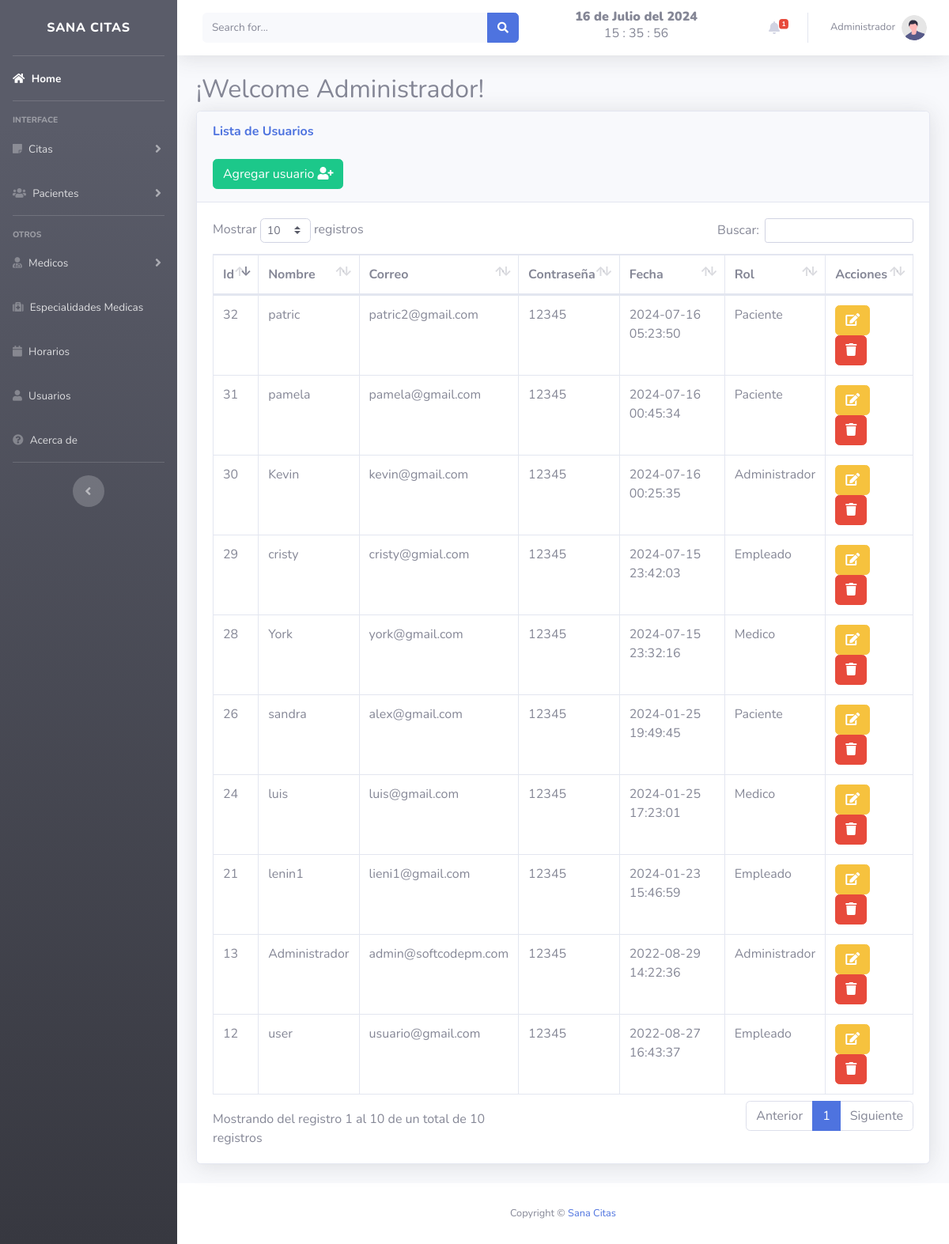
The page /views/usuarios.php (signed in) on the database its author committed.
### tables this page shows
CREATE TABLE `user` (
  `id` int(11) NOT NULL,
  `nombre` varchar(50) NOT NULL,
  `correo` varchar(50) NOT NULL,
  `contrasena` varchar(50) NOT NULL,
  `fecha` timestamp NOT NULL DEFAULT current_timestamp(),
  `rol` int(11) NOT NULL
);

CREATE TABLE `roles` (
  `id` int(11) NOT NULL,
  `rol` varchar(50) NOT NULL
);

### includes/fecha.php (called while the page is built, shortened)
<?php
	function fecha(){
		$mes = array("","Enero",
					  "Febrero",
					  "Marzo",
					  "Abril",
					  "Mayo",
					  "Junio",
					  "Julio",
					  "Agosto",
					  "Septiembre",
					  "Octubre",
					  "Noviembre",
					  "Diciembre");
		return date('d')." de ". $mes[date('n')] . " del " . date('Y');
	}
 ?>

### views/usuarios.php (the view, shortened to what this page needs)
<!DOCTYPE html>
<html lang="en">
<head>
</head>
<?php include "../includes/header.php"; ?>
<body id="page-top">
    <div class="container-fluid">
        <h2 class="subtitle">¡Welcome <?php echo $_SESSION['nombre']; ?>!</h2>
        <div class="card shadow mb-4">
            <div class="card-header py-3">
                <h6 class="m-0 font-weight-bold text-primary">Lista de Usuarios</h6>
                <br>
                <button type="button" class="btn btn-success" data-toggle="modal" data-target="#user">
                    <span class="glyphicon glyphicon-plus"></span> Agregar usuario <i class="fa fa-user-plus"></i> </a></button>
            </div>
            <div class="card-body">
                <div class="table-responsive">
                    <table class="table table-bordered" id="dataTable" width="100%" cellspacing="0">
                        <thead>
                            <tr>
                                <th>Id</th>
                                <th>Nombre</th>
                                <th>Correo</th>
                                <th>Contraseña</th>
                                <th>Fecha</th>
                                <th>Rol</th>
                                <th>Acciones</th>
                            </tr>
                        </thead>
                        <?php
                        include "../includes/db.php";
                        $result = mysqli_query($conexion, "SELECT  user.id, user.nombre, user.correo, user.contrasena, user.fecha,
roles.rol FROM user
LEFT JOIN roles ON user.rol= roles.id ");
                        while ($fila = mysqli_fetch_assoc($result)) :
                        ?>
                            <tr>
                                <td><?php echo $fila['id']; ?></td>
                                <td><?php echo $fila['nombre']; ?></td>
                                <td><?php echo $fila['correo']; ?></td>
                                <td><?php echo $fila['contrasena']; ?></td>
                                <td><?php echo $fila['fecha']; ?></td>
                                <td><?php echo $fila['rol']; ?></td>
                                <td>
                                    <a class="btn btn-warning" href="../includes/editar_user.php?id=<?php echo $fila['id'] ?> ">
                                        <i class="fa fa-edit "></i> </a>
                                    <a href="../includes/eliminar_user.php?id=<?php echo $fila['id'] ?> " class="btn btn-danger btn-del">
                                        <i class="fa fa-trash "></i></a></button>
                                </td>
                            </tr>
                        <?php endwhile; ?>
                    </table>
                </div>
            </div>
        </div>
    </div>
    <?php include "../includes/footer.php"; ?>
    <?php include "../includes/_sesion/registros.php"; ?>
</body>
</html>

### includes/header.php (shortened to what this page needs)
<?php
$actualsesion = $_SESSION['nombre'];
include "db.php";
$consulta = "SELECT rol FROM user WHERE nombre = '$actualsesion'";
$resultado = mysqli_query($conexion, $consulta);
if ($resultado) {
    if (mysqli_num_rows($resultado) > 0) {
        $fila = mysqli_fetch_assoc($resultado);
        $rolUsuario = $fila['rol'];
    }
}
?>
<!DOCTYPE html>
<html lang="en">
<head>
    <link href="../vendor/fontawesome-free/css/all.min.css" rel="stylesheet" type="text/css">
    <link href="../css/sb-admin-2.min.css" rel="stylesheet">
    <link href="../vendor/datatables/dataTables.bootstrap4.min.css" rel="stylesheet">
    <link href="../vendor/datatables/dataTables.bootstrap4.min.css" rel="stylesheet">
</head>
<body id="page-top">
<div id="wrapper">
        <ul class="navbar-nav bg-gradient-dark sidebar sidebar-dark accordion" id="accordionSidebar">
            <a class="sidebar-brand d-flex align-items-center justify-content-center" href="index.php">
                <div class="sidebar-brand-text mx-1">Sana Citas</div>
            </a>
            <hr class="sidebar-divider my-0">
            <li class="nav-item active">
                <a class="nav-link" href="../views/index.php">
                    <i class="fa fa-home" aria-hidden="true"></i>
                    <span>Home</span></a>
            </li>
            <hr class="sidebar-divider">
            <div class="sidebar-heading">
                Interface
            </div>
            <li class="nav-item">
                <a class="nav-link collapsed" href="#" data-toggle="collapse" data-target="#collapseTwo" aria-expanded="true" aria-controls="collapseTwo">
                    <i class="fa fa-sticky-note" aria-hidden="true"></i>
                    <span>Citas</span>
                </a>
            </li>
            <li class="nav-item">
                <a class="nav-link collapsed" href="#" data-toggle="collapse" data-target="#collapseUtilities" aria-expanded="true" aria-controls="collapseUtilities">
                    <i class="fa fa-users" aria-hidden="true"></i>
                    <span>Pacientes</span>
                </a>
            </li>
            <hr class="sidebar-divider">
            <div class="sidebar-heading">
                Otros
            </div>
            <?php
            $rolesPermitidos = [1, 2, 3];
                if (in_array($rolUsuario, $rolesPermitidos)) {
            ?>
            <li class="nav-item">
                <a class="nav-link collapsed" href="#" data-toggle="collapse" data-target="#collapsePages" aria-expanded="true" aria-controls="collapsePages">
                    <i class="fa fa-user-md" aria-hidden="true"></i>
                    <span>Medicos</span>
                </a>
            </li>
            <?php }?>
            <?php
            $rolesPermitidos = [1, 2];
                if (in_array($rolUsuario, $rolesPermitidos)) {
            ?>
            <li class="nav-item">
                <a class="nav-link" href="../views/especialidades.php">
                    <i class="fa fa-medkit" aria-hidden="true"></i>
                    <span>Especialidades Medicas</span></a>
            </li>
            <?php }?>
            <li class="nav-item">
                <a class="nav-link" href="../views/horarios.php">
                    <i class="fa fa-calendar" aria-hidden="true"></i>
                    <span>Horarios</span></a>
            </li>
            <?php
                if ($rolUsuario == 1) {
            ?>
                    <li class="nav-item">
                        <a class="nav-link" href="../views/acceso.php">
                            <i class="fa fa-user" aria-hidden="true"></i>
                            <span>Usuarios</span>
                        </a>
                    </li>
            <?php }?>
            <li class="nav-item">
                <a class="nav-link" href="../views/acerca.php">
                    <i class="fa fa-question-circle" aria-hidden="true"></i>
                    <span>Acerca de</span></a>
            </li>
            <hr class="sidebar-divider d-none d-md-block">
            <div class="text-center d-none d-md-inline">
                <button class="rounded-circle border-0" id="sidebarToggle"></button>
            </div>
        </ul>
        <div id="content-wrapper" class="d-flex flex-column">
            <div id="content">
                <nav class="navbar navbar-expand navbar-light bg-white topbar mb-4 static-top shadow">
                    <form class="d-none d-sm-inline-block form-inline mr-auto ml-md-3 my-2 my-md-0 mw-100 navbar-search">
                        <div class="input-group">
                            <input type="text" class="form-control bg-light border-0 small" placeholder="Search for..." aria-label="Search" aria-describedby="basic-addon2">
                            <div class="input-group-append">
                                <button class="btn btn-primary" type="button">
                                    <i class="fas fa-search fa-sm"></i>
                                </button>
                            </div>
                        </div>
                    </form>
                    <?php include "fecha.php"; ?>
                    <center>
                        <h8 class="ml-auto"><strong><b><?php echo fecha(); ?></h8></strong></b>
                        <div class="reloj">
                            <h6><span id="tiempo">00 : 00 : 00</span></h6>
                        </div>
                    </center>
                    <ul class="navbar-nav ml-auto">
                        <li class="nav-item dropdown no-arrow mx-1">
                            <a class="nav-link dropdown-toggle" href="#" id="messagesDropdown" role="button" data-toggle="dropdown" aria-haspopup="true" aria-expanded="false">
                                <i class="fas fa-bell fa-fw"></i>
                                <span class="badge badge-danger badge-counter">1</span>
                            </a>
                        </li>
                        <li class="nav-item dropdown no-arrow">
                            <a class="nav-link dropdown-toggle" href="#" id="userDropdown" role="button" data-toggle="dropdown" aria-haspopup="true" aria-expanded="false">
                                <span class="mr-2 d-none d-lg-inline text-gray-600 small">
                                    <?php echo $_SESSION['nombre']; ?></span>
                                <img class="img-profile rounded-circle" src="../img/undraw_profile.svg">
                            </a>
                        </li>
                    </ul>
                </nav>
</body>
</html>

### includes/footer.php (shortened to what this page needs)
<footer class="sticky-footer bg-white">
    <div class="container my-auto">
        <div class="copyright text-center my-auto">
            <span>Copyright &copy;  <a href="" target="_blank">Sana Citas</span></a>
        </div>
    </div>
</footer>

### includes/_sesion/registros.php (shortened to what this page needs)
<!DOCTYPE html>
<html lang="es-MX">
<head>
    <link rel="stylesheet" href="../package/dist/sweetalert2.css">
</head>
<body id="page-top">
</body>
</html>

### rows shown on the page
user: id "12", nombre "user", correo "usuario@gmail.com", contrasena "12345", fecha "2022-08-27 16:43:37", rol.rol "Empleado"
user: id "13", nombre "Administrador", correo "admin@softcodepm.com", contrasena "12345", fecha "2022-08-29 14:22:36", rol.rol "Administrador"
user: id "21", nombre "lenin1", correo "lieni1@gmail.com", contrasena "12345", fecha "2024-01-23 15:46:59", rol.rol "Empleado"
user: id "24", nombre "luis", correo "luis@gmail.com", contrasena "12345", fecha "2024-01-25 17:23:01", rol.rol "Medico"
user: id "26", nombre "sandra", correo "alex@gmail.com", contrasena "12345", fecha "2024-01-25 19:49:45", rol.rol "Paciente"
user: id "28", nombre "York", correo "york@gmail.com", contrasena "12345", fecha "2024-07-15 23:32:16", rol.rol "Medico"
user: id "29", nombre "cristy", correo "cristy@gmial.com", contrasena "12345", fecha "2024-07-15 23:42:03", rol.rol "Empleado"
user: id "30", nombre "Kevin", correo "kevin@gmail.com", contrasena "12345", fecha "2024-07-16 00:25:35", rol.rol "Administrador"
user: id "31", nombre "pamela", correo "pamela@gmail.com", contrasena "12345", fecha "2024-07-16 00:45:34", rol.rol "Paciente"
user: id "32", nombre "patric", correo "patric2@gmail.com", contrasena "12345", fecha "2024-07-16 05:23:50", rol.rol "Paciente"

### other values the page prints
fecha() "16 de Julio del 2024"
$_SESSION['nombre'] "Administrador"
